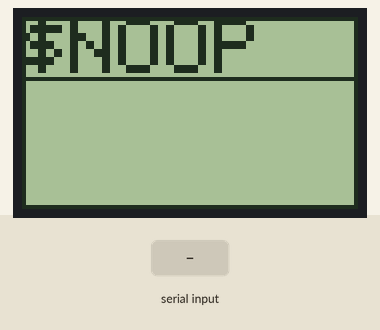
Recording of a sketch running on a simulated Arduino Uno, built with avr-gcc and run on an emulated ATmega328P. Parts: 84×48 one-colour display. The test bench sets the inputs (shaded band).

Above: at 3.2 s.
3.3 s: "1" received over Serial
At 5.2 s:
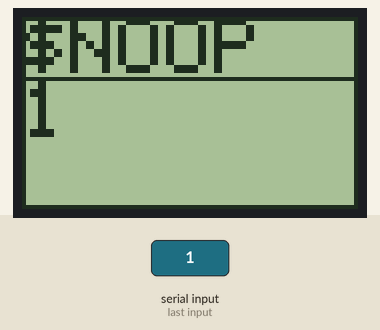
5.5 s: "0" received over Serial
At 6.5 s:
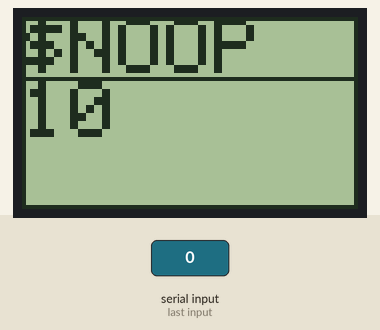
7.6 s: "2" received over Serial
At 8.8 s:
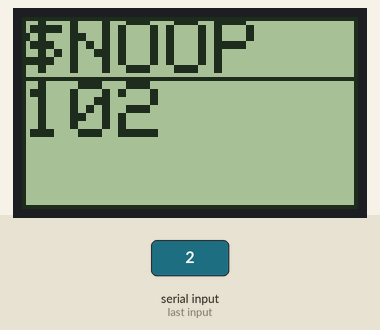
Timing chart, 0 to 10.6 s (numbered marks = the images above; inputs shaded):
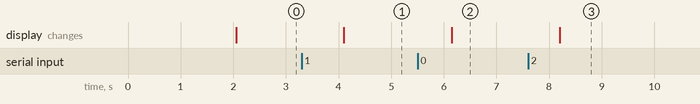

Measured:
- after the input at 3.3 s, the display: changes after 0.80 s (image 1)
- after the input at 5.5 s, the display: changes after 0.65 s (image 2)
- after the input at 7.6 s, the display: changes after 0.60 s (image 3)

The sketch:

sketch_may12b.ino
```cpp
#include <Adafruit_GFX.h>
#include <Adafruit_SPITFT.h>
#include <Adafruit_SPITFT_Macros.h>


#include <Adafruit_PCD8544.h>


Adafruit_PCD8544 display = Adafruit_PCD8544(7, 6, 5, 4, 3);


void setup() {
  // put your setup code here, to run once:
   Serial.begin(9600);


  display.begin();
  display.setTextSize(2);

  display.setContrast(50);
  display.clearDisplay();
  display.print("$NOOP  ");
  display.display(); // show splashscreen
  delay(2000);


}
unsigned long time;
void loop() {
  // put your main code here, to run repeatedly:
  drawrect(display.height());
  drawrect(display.height()/3);
  display.display();

 //prints time since program started
  delay(1000);
    // read all the available characters
    while (Serial.available() > 0) {
      // display each character to the LCD

      display.write(Serial.read());

    }


    display.display();


}

void drawrect (uint8_t h) {
  display.drawRect(0,0,display.width() , h , BLACK);
}
```
